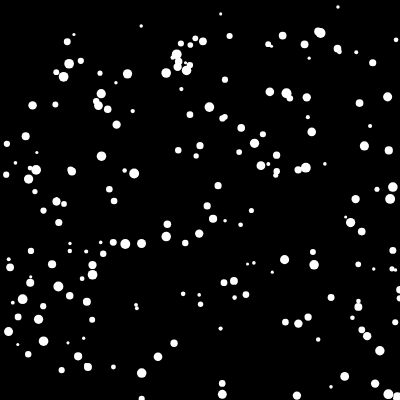
Frame 1 (no input)
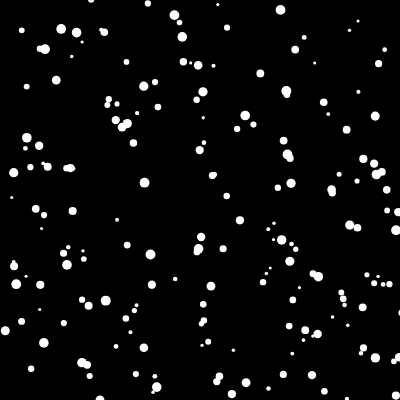
Frame 60 (no input)
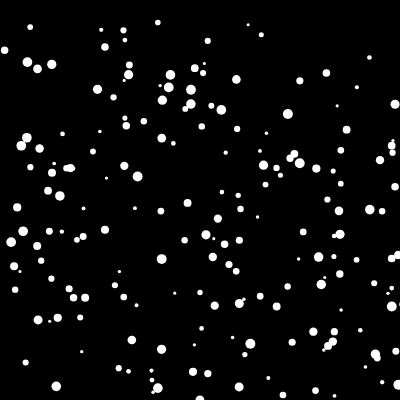
Frame 120 (the mouse pressed at the canvas centre since frame 60)

The p5.js sketch that drew these frames (run headless with seeded random() and noise() and a simulated clock; from frame 60 on, the mouse is pressed at the canvas centre):

// p5.js sketch
// ── sketch.js
let n = 200;
let p = [];

function setup() {
  createCanvas(400, 400);
  noStroke();
  for (let i = 0; i < n; i++) {
    let d = random(3.0, 10.0);
    p.push(new Particle(
      random(d / 2, width - d / 2),
      random(d / 2, height - d / 2),
      d,
      random(5.0),
      random(5.0)
    ));
  }
}

function draw() {
  background(0);
  for (let i = 0; i < p.length; i++) {
    p[i].update();
    p[i].display();
    for (let j = 0; j < p.length; j++) {
      if (i != j)
        p[i].bound(p[j].d, p[j].x, p[j].y);
    }
  }
}

class Particle {
  constructor(x, y, d, vx, vy) {
    this.x = x;
    this.y = y;
    this.d = d;
    this.vx = vx;
    this.vy = vy;
  }

  display() {
    fill(255);
    ellipse(this.x, this.y, this.d, this.d);
  }

  update() {
    this.x += this.vx;
    this.y += this.vy;
    if (this.x >= width - this.d / 2 || this.x <= this.d / 2)
      this.vx = -this.vx;
    if (this.y >= height - this.d / 2 || this.y <= this.d / 2)
      this.vy = -this.vy;
  }

  bound(d, x, y) {
    if (dist(this.x, this.y, x, y) < this.d / 2 + d / 2) {
      this.vx = -this.vx;
      this.vy = -this.vy;
    }
  }
}
